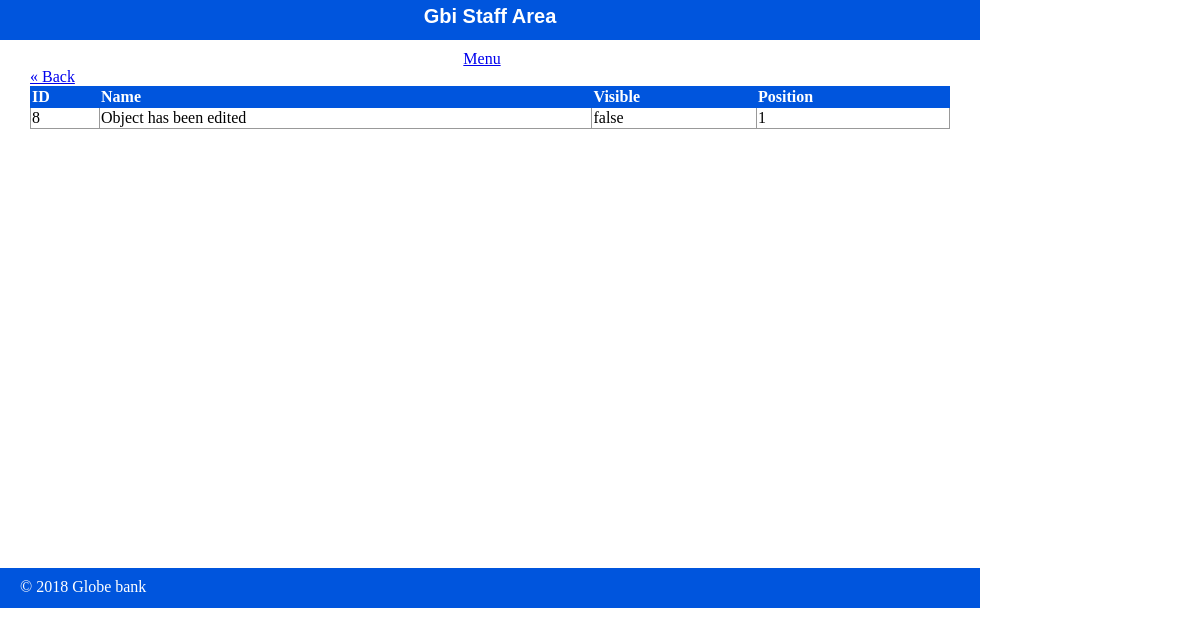
Page /staff/subjects/show.php?id=8 on the committed database.
### tables this page shows
CREATE TABLE `subjects` (
  `id` int(11) NOT NULL,
  `menu_name` varchar(255) DEFAULT NULL,
  `position` int(3) DEFAULT NULL,
  `visible` tinyint(1) DEFAULT NULL
);

### private/functions.php (called while the page is built, shortened)
<?php
function url_for($script_path){
  return WWW_ROOT . $script_path;
}
?>

### private/query_functions.php (called while the page is built, shortened)
<?php
  function find_subject_by_id($id){
    global $db;
    $sql = "SELECT * FROM subjects ";
    $sql .= "WHERE id='" . $id . "'";
    $result = mysqli_query($db, $sql);
    $subject = mysqli_fetch_assoc($result);
    return $subject;
  }
 ?>

### public/staff/subjects/show.php (the view, shortened to what this page needs)
<?php
  $id = $_GET['id'] ?? '1';
  $subject = find_subject_by_id($id);
 ?>
<?php include(SHARED_PATH . '/staff_header.php');?>
<div id="content">
<a href="<?php echo url_for('/staff/subjects/index.php');
?>">&laquo; Back</a>
<div class="subject show">
  <table class="list">
    <tr>
      <th>ID</th>
      <th>Name</th>
      <th>Visible</th>
      <th>Position</th>
    </tr>
    <tr>
      <td> <?php echo $subject['id'];?> </td>
      <td> <?php echo $subject['menu_name'];?> </td>
      <td> <?php echo $subject['visible'] == '1' ? 'true' : 'false'  ?> </td>
      <td> <?php echo $subject['position'];?> </td>
    </tr>
  </table>
</div>
</div>
<?php include(SHARED_PATH . '/staff_footer.php') ?>

### public/stylesheets/staff.css (style rules this page uses)
html { height: 100%; width: 100%; }
body { height: 980px; width: 100%; margin: 0; padding: 0; }
#content { width: 920px; min-height: 500px; padding: 0 30px; }
table { border-collapse: collapse; vertical-align: top; }
table.list { width: 100%; }
table.list tr td { border: 1px solid #999999; }
table.list tr th { border: 1px solid #0055DD; background: #0055DD; color: white; text-align: left; }

### rows in the picture
subjects: id "8", menu_name "Object has been edited", position "1"
